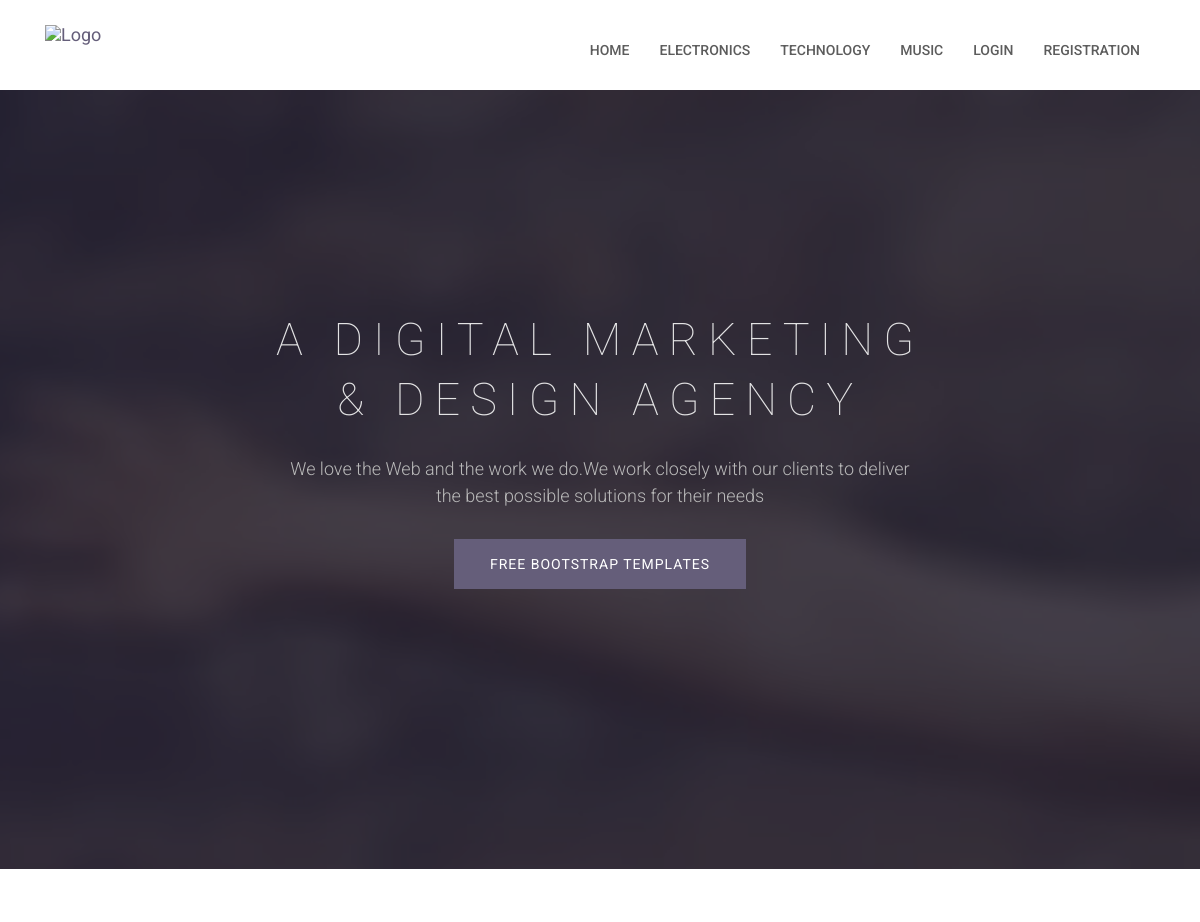
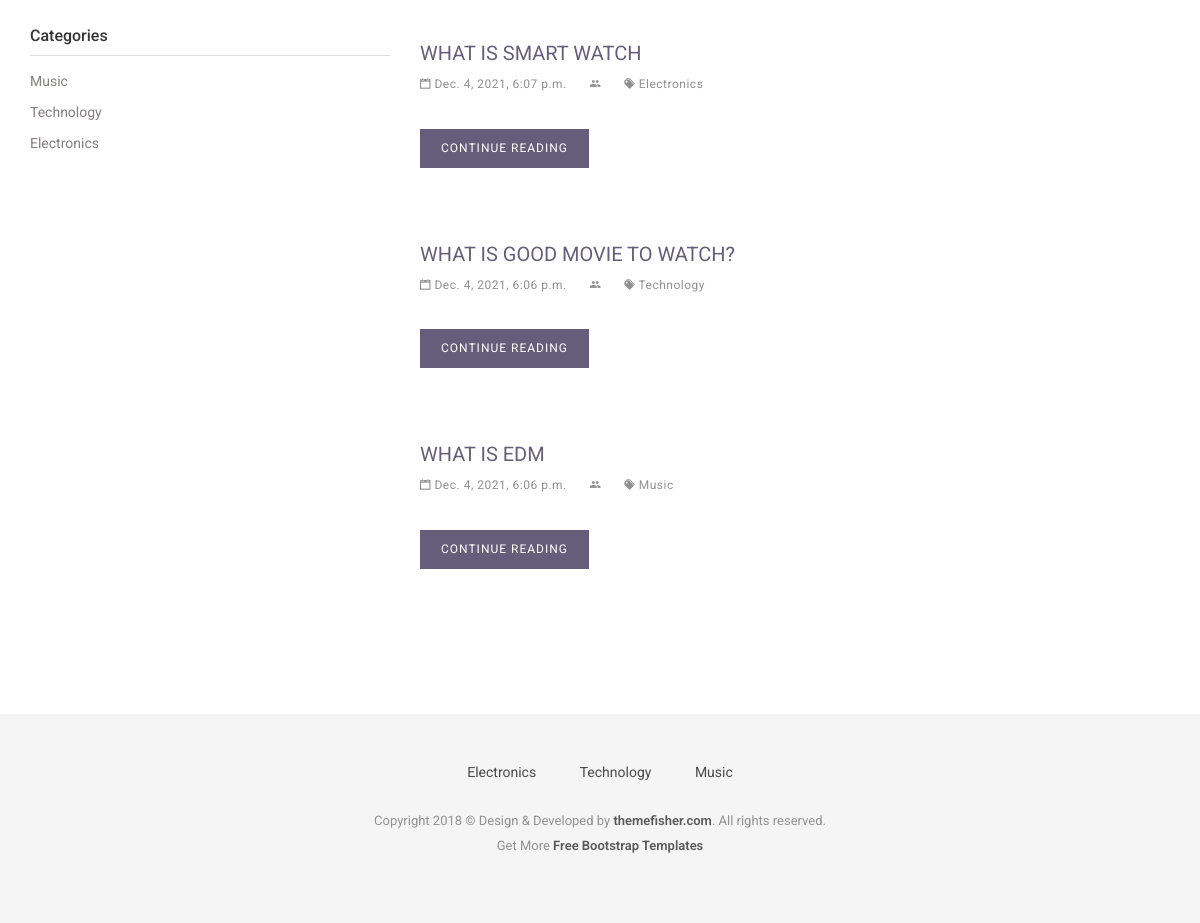
The page / on the database its author committed (2 pictures, top to bottom).
### category/models.py (models this page shows, shortened)
class Category(models.Model):
    title=models.CharField(max_length=255)
    status=models.BooleanField(default=True)

### question_answer/models.py (models this page shows, shortened)
class Question(models.Model):
    category =models.ForeignKey(Category,on_delete=models.CASCADE)
    user=models.ForeignKey(User,on_delete=models.SET_NULL,null=True,blank=True,default=None)
    question=models.CharField(max_length=255)
    status=models.BooleanField(default=True)
    added_date=models.DateTimeField()

### account/views.py (the view)
# urls.py: path('', views.homePage, name="homePage"),
def homePage(request):
    navigation_categories = Category.objects.filter(status=True).order_by('-id')[:5]
    categories = Category.objects.filter(status=True)
    questions = Question.objects.filter(status=True).order_by('-id')[:5]
    return render(request, 'home.html', {
                                        'navigation_categories':navigation_categories,
                                        'categories' : categories,
                                        'questions':questions})

### templates/home.html (shortened to what this page needs)
{% extends 'base.html' %}
{% block content %}
<section class="slider">
	<div class="container">
		<div class="row">
			<div class="col-md-12">
				<div class="block">
					<h1 class="animated fadeInUp">A Digital Marketing <br> &#38; Design Agency</h1>
					<p class="animated fadeInUp">We love the Web and the work we do.We work closely with our clients to
						deliver </br> the best possible solutions for their needs</p>
					<a href="https://themefisher.com/free-bootstrap-templates/" target="_blank"
						class="btn btn-main animated fadeInUp">Free Bootstrap Templates</a>
				</div>
			</div>
		</div>
	</div>
</section>
<div class="page-wrapper">
	<div class="container">
		<div class="row">
			<div class="col-md-4">
				<aside class="sidebar">
					<div class="widget widget-category">
						<h4 class="widget-title">Categories</h4>
						<ul class="widget-category-list">
							{% for category in categories %}
								<li><a href="{% url 'categoryQuestion' category_id=category.id %}">{{category.title|title}}</a></li>
							{% endfor %}
						</ul>
					</div>
				</aside>
			</div>
			<div class="col-md-8">
				{% for question in questions %}
					<div class="post">
						<h3 class="post-title"><a href="{% url 'QuestionDetails' question_id=question.id %}">{{question.question|title}}</a></h3>
						<div class="post-meta">
							<ul>
								<li>
									<i class="ion-calendar"></i> {{question.added_date}}
								</li>
								<li>
									<i class="ion-android-people"></i> {{question.user.first_name}}
								</li>
								<li>
									<a href=""><i class="ion-pricetags"></i> {{question.category.title}}</a>
								</li>
							</ul>
						</div>
						<div class="post-content">
							<a href="{% url 'QuestionDetails' question_id=question.id %}" class="btn btn-main">Continue Reading</a>
						</div>
					</div>
				{% endfor %}
			</div>
		</div>
	</div>
</div>
{% endblock %}

### templates/base.html (shortened to what this page needs)
{% load static %}
<!DOCTYPE html>
<html class="no-js">
<head>
  <link rel="stylesheet" href="{% static 'plugins/bootstrap/bootstrap.min.css' %}">
  <link rel="stylesheet" href="{% static 'plugins/Ionicons/css/ionicons.min.css' %}">
  <link rel="stylesheet" href="{% static 'plugins/animate-css/animate.css' %}">
  <link rel="stylesheet" href="{% static 'plugins/magnific-popup/magnific-popup.css' %}">
  <link rel="stylesheet" href="{% static 'plugins/slick/slick.css' %}">
  <link rel="stylesheet" href="{% static 'css/style.css' %}">
</head>
<body id="body">
<header class="navigation">
	<div class="container">
		<div class="row">
			<div class="col-md-12">
				<nav class="navbar">
					<div class="container-fluid">
						<div class="navbar-header">
							<a class="navbar-brand" href="index.html">
								<img src="{% static 'images/logo.png' %}" alt="Logo">
							</a>
						</div>
						<div class="collapse navbar-collapse" id="bs-example-navbar-collapse-1">
							<ul class="nav navbar-nav navbar-right">
								<li><a href="{% url 'homePage' %}">Home</a></li>
								{% for category in navigation_categories %}
									<li><a href="{% url 'categoryQuestion' category_id=category.id %}">{{category.title}}</a></li>
								{% endfor %}
								{% if request.user.is_authenticated %}
									<li><a href="{% url 'userProfile' %}">Profile</a></li>
									<li><a href="{% url 'user-logout' %}">Logout</a></li>
								{% else %}
									<li><a href="{% url 'userLogin' %}">Login</a></li>
									<li><a href="{% url 'userRegistration' %}">Registration</a></li>
								{% endif %}
							</ul>
							</div>
							</div>
						</nav>
					</div>
				</div>
			</div>
</header>
{% block content %}
{% endblock %}
<footer class="footer">
	<div class="container">
		<div class="row">
			<div class="col-md-12">
				<div class="footer-manu">
					<ul>
						{% for category in navigation_categories %}
							<li><a href="{% url 'categoryQuestion' category_id=category.id %}">{{category.title|title}}</a></li>
						{% endfor %}
					</ul>
				</div>
				<p class="copyright">Copyright 2018 &copy; Design & Developed by <a href="http://www.themefisher.com">themefisher.com</a>. All rights reserved.
					<br>
					Get More <a href="https://themefisher.com/free-bootstrap-templates/" target="_blank">Free Bootstrap Templates</a>
				</p>
			</div>
		</div>
	</div>
</footer>
    </body>
    </html>

### reddit/assets/css/style.css (style rules this page uses)
body { line-height: 1.5; font-family: "Roboto", sans-serif; -webkit-font-smoothing: antialiased; }
h1, h2, h3, h4, h5, h6 { font-family: "Roboto", sans-serif; }
h1, h2, h3, h4, h5, h6 { font-weight: 400; }
h1 { font-size: 40px; }
h3 { font-size: 20px; }
h4 { font-size: 18px; }
p { color: #7B7B7B; font-size: 15px; font-family: "Roboto", sans-serif; }
ol, ul { margin: 0; padding: 0; list-style: none; }
a, a:focus, a:hover { text-decoration: none; outline: 0; color: #655E7A; }
.btn-main, .btn-transparent, .btn-small { background: #655E7A; color: #fff; display: inline-block; font-size: 14px; letter-spacing: 1px; padding: 14px 35px; text-transform: uppercase; border-radius: 0; transition: all 0.2s ease; }
.page-wrapper { padding: 70px 0; }
.overly, .page-title, .slider { position: relative; }
.overly:before, .page-title:before, .slider:before { content: ""; position: absolute; left: 0; top: 0; bottom: 0; right: 0; width: 100%; height: 100%; background: #1d192c; opacity: 0.8; }
header { background: #fff; padding: 20px 0; }
header .navbar { margin-bottom: 0px; border: 0px; }
header .navbar-brand { padding-top: 5px; }
.navigation { background: #fff; padding: 20px 0; }
.navigation .navbar { margin-bottom: 0px; border: 0px; }
.navigation .navbar-brand { padding-top: 5px; }
.navigation .navbar { background: none; border: 0px; }
.navigation .navbar .navbar-nav { padding-top: 10px; }
.navigation .navbar .navbar-nav > li > a { color: #5C5C5C; padding: 10px 15px; font-weight: 500; font-size: 14px; text-transform: uppercase; }
.slider { background: url("../images/slider-bg.jpg") no-repeat; background-size: cover; background-attachment: fixed; background-position: 10% 0%; padding: 200px 0 280px 0; position: relative; }
.slider .block { color: #E3E3E4; text-align: center; }
.slider .block h1 { font-weight: 100; font-size: 45px; line-height: 60px; letter-spacing: 10px; padding-bottom: 15px; text-transform: uppercase; }
.slider .block p { margin-bottom: 30px; color: #b9b9b9; font-size: 18px; line-height: 27px; font-weight: 300; }
.widget { margin-bottom: 30px; padding-bottom: 35px; }
.widget .widget-title { margin-bottom: 15px; padding-bottom: 10px; font-size: 16px; color: #333; font-weight: 500; border-bottom: 1px solid #dedede; }
.widget.widget-category ul li { margin-bottom: 10px; }
.widget.widget-category ul li a { color: #837f7e; transition: all 0.3s ease; }
.widget.widget-category ul li a:before { padding-right: 10px; }
.post { background: #fff; margin-bottom: 40px; padding-bottom: 20px; }
.post .post-title { margin-top: 10px; margin: 25px 0 0; text-transform: uppercase; }
.post .post-title a { color: #655E7A; }
.post .post-meta { font-size: 13px; margin-top: 10px; }
.post .post-meta ul li { display: inline-block; color: #909090; margin-right: 20px; font-size: 12px; letter-spacing: .5px; }
.post .post-meta ul li a { color: #909090; }
.post .post-content { margin-top: 20px; }
.post .post-content .btn-main, .post .post-content .btn-transparent, .post .post-content .btn-small { padding: 10px 20px; margin: 15px 0; font-size: 12px; }
.footer { background: #F5F5F5; text-align: center; padding-top: 48px; padding-bottom: 55px; }
.footer p { font-size: 13px; line-height: 25px; color: #919191; }
.footer a { color: #595959; }
.footer .footer-manu { padding-bottom: 25px; }
.footer .footer-manu ul { margin: 0px; padding: 0px; }
.footer .footer-manu ul li { display: inline-block; padding: 0px 20px; }
.footer .footer-manu ul li a { display: inline-block; color: #494949; }
.footer .copyright a { font-weight: 600; }

### rows shown on the page
Category: title "ELECTRONICS", title "Electronics"
Category: title "TECHNOLOGY", title "Technology"
Category: title "MUSIC", title "Music"
Question: question "WHAT IS SMART WATCH", added_date "Dec. 4, 2021, 6:07 p.m.", category "Electronics"
Question: question "WHAT IS GOOD MOVIE TO WATCH?", added_date "Dec. 4, 2021, 6:06 p.m.", category "Technology"
Question: question "WHAT IS EDM", added_date "Dec. 4, 2021, 6:06 p.m.", category "Music"
